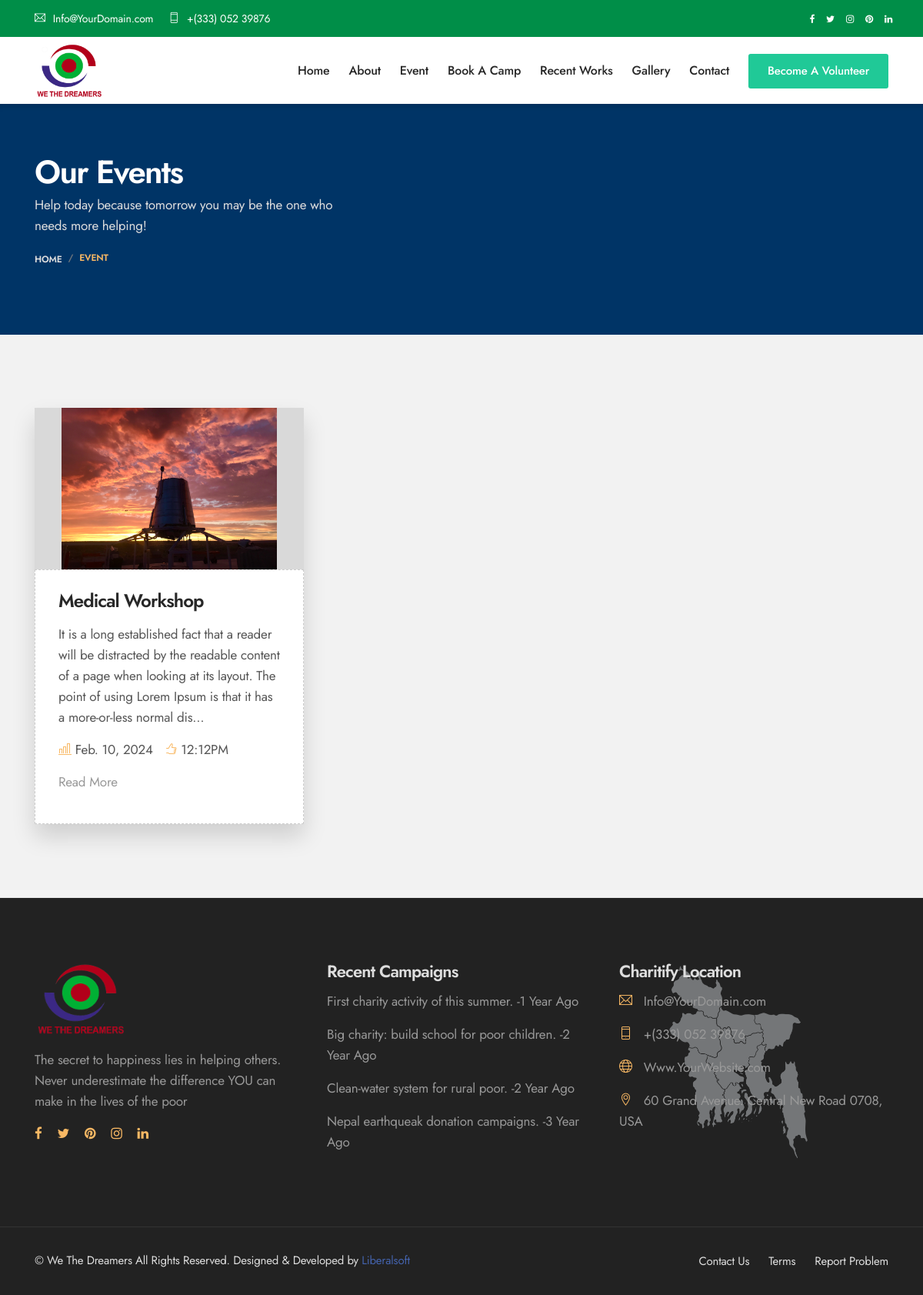
Before: /events with the older database file.
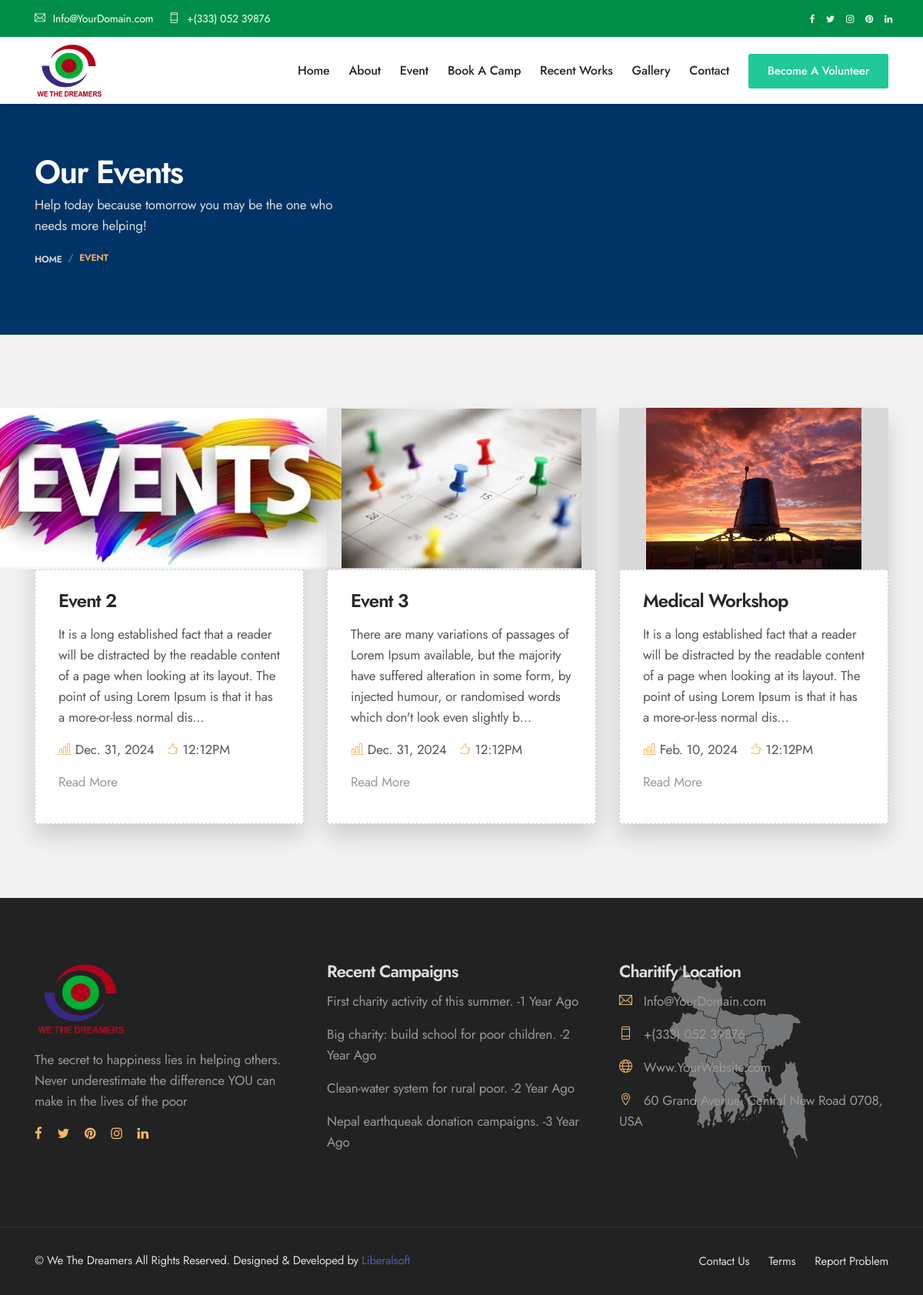
After: the same page with the newer database file.
### Home/models.py (models this page shows)
class Event(models.Model):
    uid = models.UUIDField(default=uuid.uuid4, editable=False, unique=True)
    title = models.CharField(max_length=100)
    image = models.ImageField(upload_to='recent/activity')
    description = RichTextField(max_length=1000, null=True, blank=True)
    date = models.DateField()
    time = models.CharField(max_length=12)

### Home/views.py (the view)
# urls.py: path('events', views.event_list, name='events'),
def event_list(request):
    cat = Category.objects.all()
    events = Event.objects.all().order_by('-date')
    return render(request, 'events.html', {'cat': cat, 'events': events})

### template/events.html
{% extends "main.html" %}
{% block body %}
{% load static %}
<body>
        <div class="header-height"></div>
        <div class="pager-header">
            <div class="container">
                <div class="page-content">
                    <h2>Our Events</h2>
                    <p>Help today because tomorrow you may be the one who <br>needs more helping!</p>
                    <ol class="breadcrumb">
                        <li class="breadcrumb-item"><a href="/">Home</a></li>
                        <li class="breadcrumb-item active">Event</li>
                    </ol>
                </div>
            </div>
        </div>
        <section class="causes-section bg-grey bd-bottom padding">
            <div class="container">
                <div class="causes-wrap row">
                    {%for e in events%}
                    <div class="col-md-4 padding-15">
                        <div class="causes-content">
                           <div class="causes-thumb">
                                <img src={{e.image.url}} alt="causes">
                           </div>
                            <div class="causes-details">
                                <h3>{{ e.title }}</h3>
                                <p>{{ e.description |truncatechars:200|safe}}</p>
                                <div class="donation-box">
                                    <p><i class="ti-bar-chart"></i>{{e.date}}</p>
                                    <p><i class="ti-thumb-up"></i>{{e.time}}</p>
                                </div>
                                <a href="{% url 'event-detailss' uid=e.uid %}" class="read-more">Read More</a>
                            </div>
                        </div>
                    </div>
                    {%endfor%}
                </div>
            </div>
        </section>
    </body>
{% endblock body %}

Changed rows visible on the page:
added Event: image (picture), title "Event 2", description "It is a long established fact that a reader will be distracted by the readable content of a page when looking at its layout. The point of using Lorem Ipsum is that it has a more-or-less normal dis…", date "Dec. 31, 2024", time "12:12PM"
added Event: image (picture), title "Event 3", description "There are many variations of passages of Lorem Ipsum available, but the majority have suffered alteration in some form, by injected humour, or randomised words which don't look even slightly b…", date "Dec. 31, 2024", time "12:12PM"
